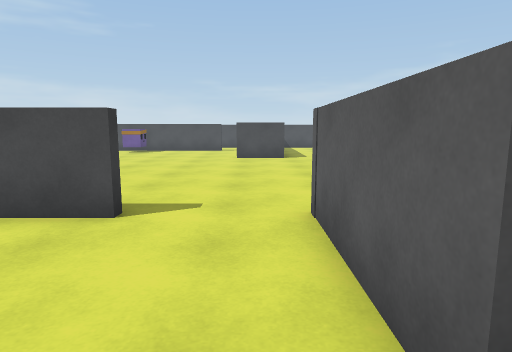
view 1 (above)

24 first-person views from a walk through a 3-D level made in the Unity game engine. The camera is 1.3 m above the floor, tilts 8° down and sees 75° across. The floor is counted in squares, 1 m on a side. Each view is taken from the middle of a square. On the plan, view 1 faces up. The plan holds only what a view shows up to about 14 squares ahead; the rest is blank. The place goes on beyond the plan.

view 2
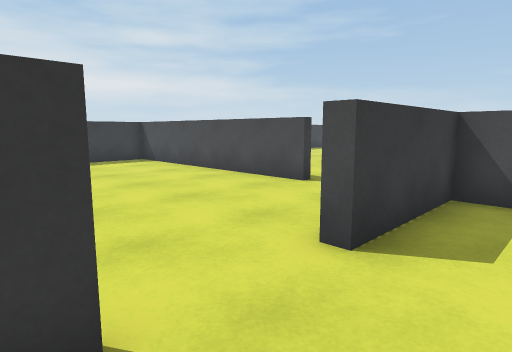

view 3
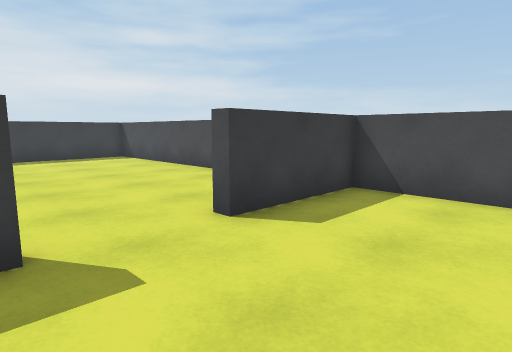

view 4
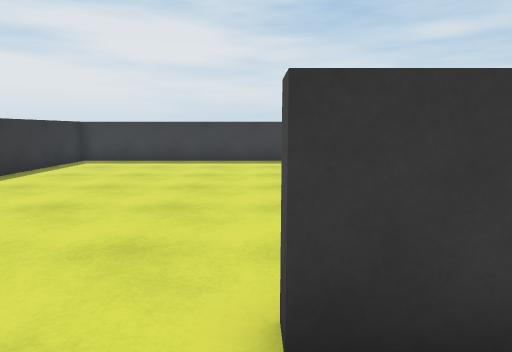

view 5
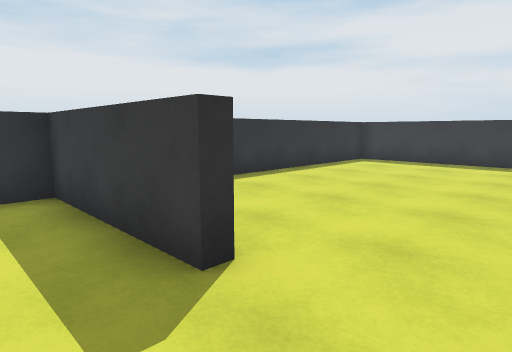

view 6
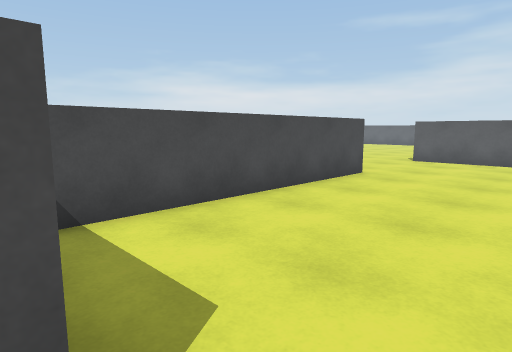

view 7
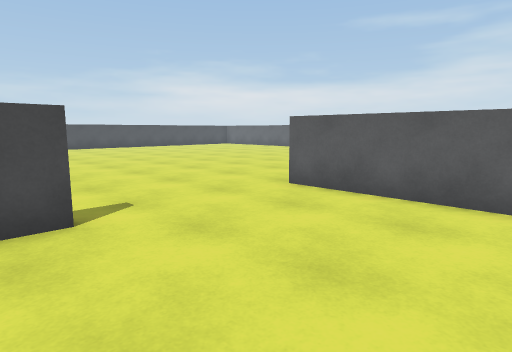

view 8
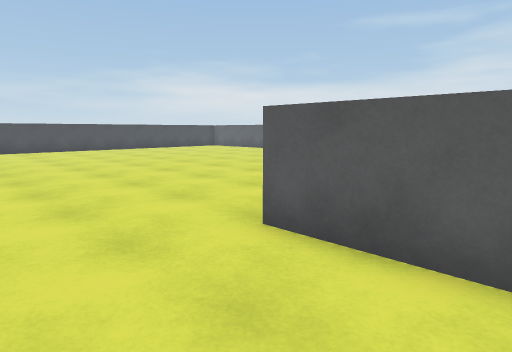

view 9
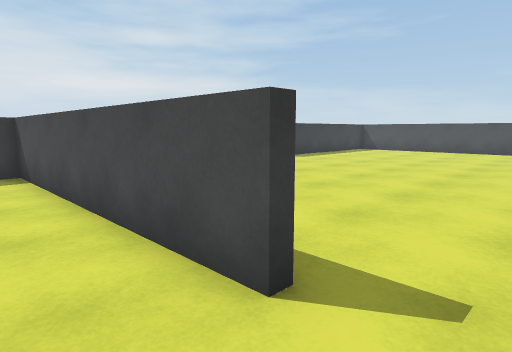

view 10
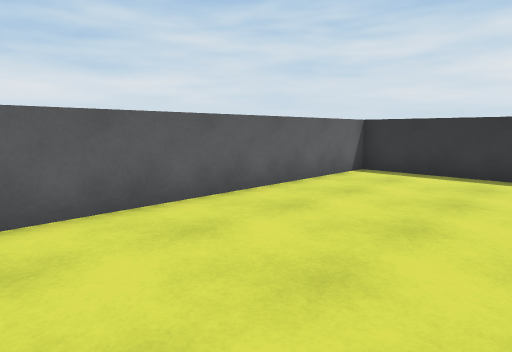

view 11
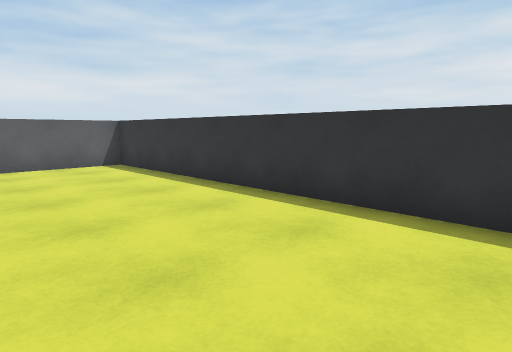

view 12
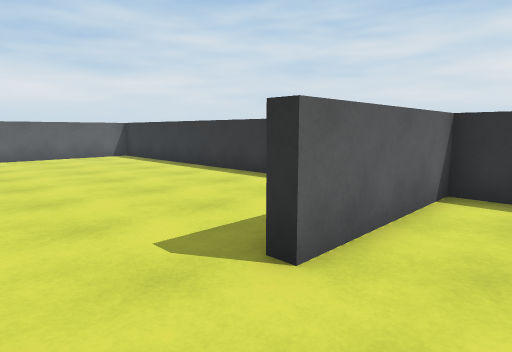

view 13
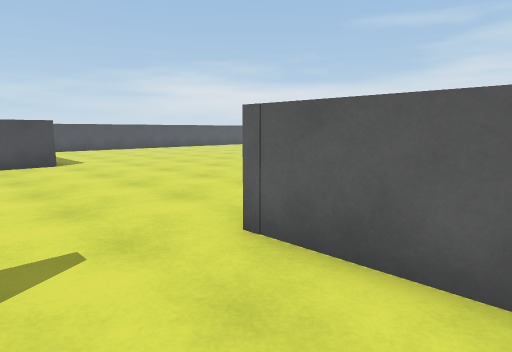

view 14
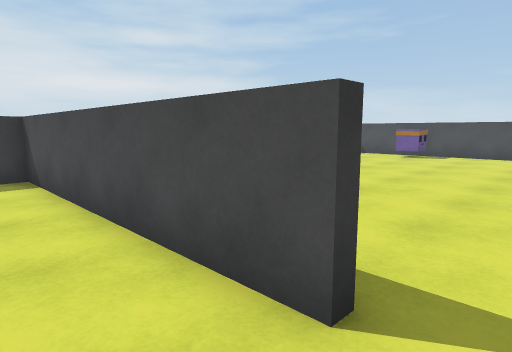

view 15
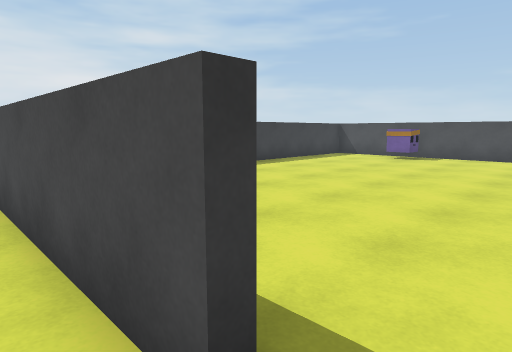

view 16
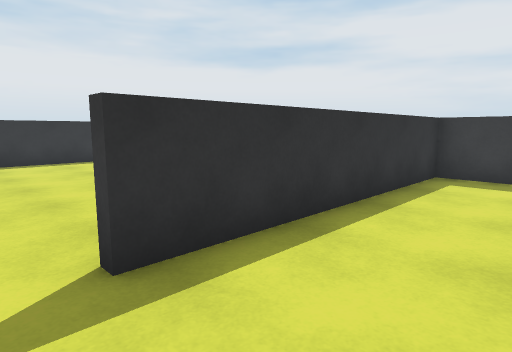

view 17
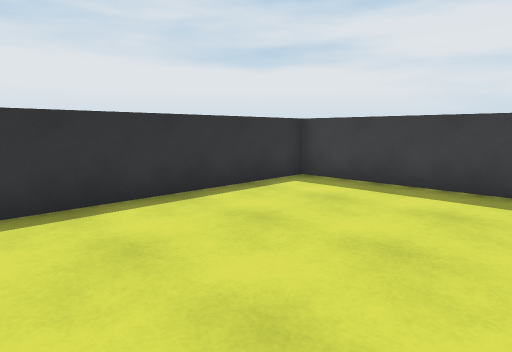

view 18
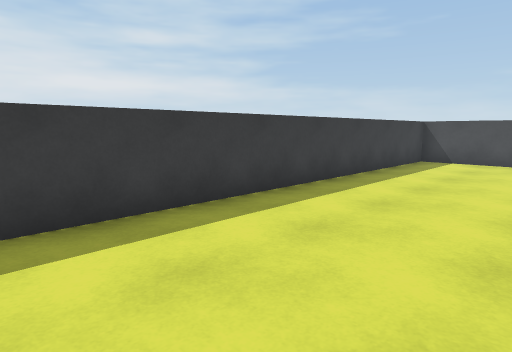

view 19
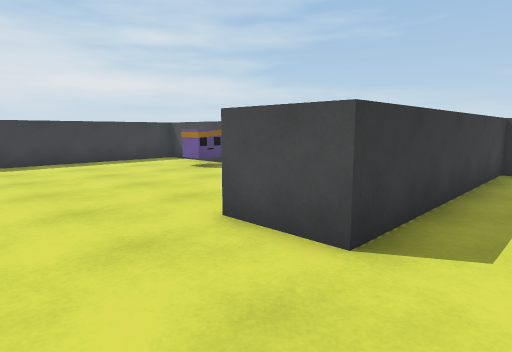

view 20
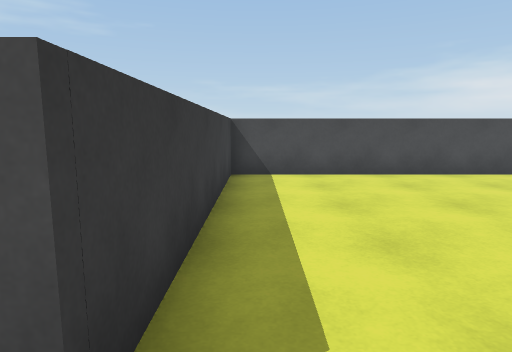

view 21
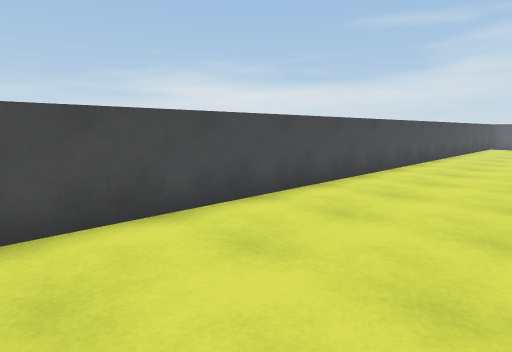

view 22
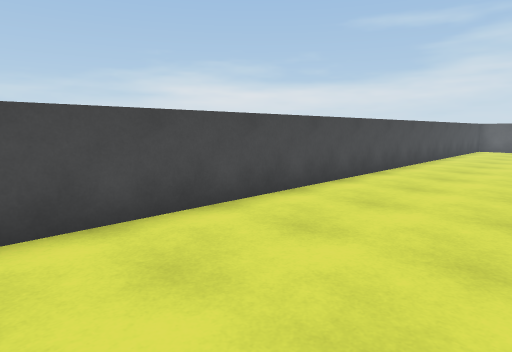

view 23
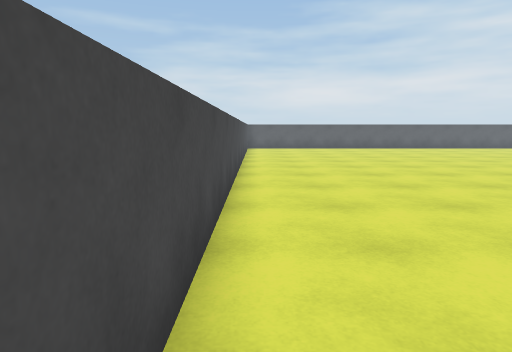

view 24
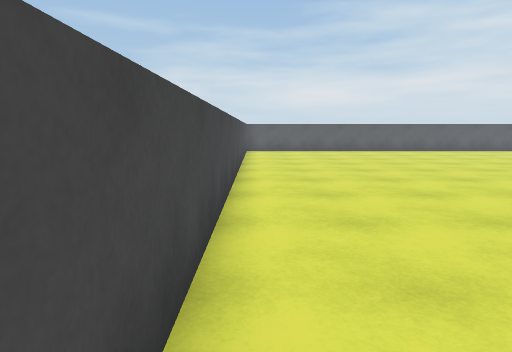

### Floor plan
Points are (right, up) in squares from view 1. A wall is a line through its corners. A room is listed if a view was taken in it or the views show most of it. See-through windows are left out.
Room 1 (views 1, 12, 13, 14)
walls: (0.9, 1.2) (0.9, 3.4); (-2, 4.8) (-10.8, 4.8) (-10.8, -6.2) (-2.8, -6.2); (-0.1, -6.2) (0.9, -6.2) (0.9, -1.4)
ways out: opening at (-0.2, 2.2) to room 2
Room 2 (views 2, 3, 4, 5, 6, 7, 8, 9, 10, 11, 15, 16, 17, 18, 19, 20, 21, 22, 23, 24)
walls: (10.4, 4.8) (1.3, 4.8) (1.3, 1.2) (0.9, 1.2); (0.9, 3.4) (0.9, 5.1); (-3.1, 20.3) (-4.9, 20.3); (0.9, -1.4) (1.3, -1.4) (1.3, -6.2) (15.2, -6.2) (15.2, 5.1); (-7.1, 20.3) (-10.8, 20.3) (-10.8, 5.1) (-2, 5.1); (20.5, 23.5) (1.3, 23.5) (1.3, 15.2) (-0.9, 15.2)
ways out: opening at (-0.2, 2.2) to room 1
objects: other object (-7, 19)

Where each view was taken, in squares from view 1:
view 1: 0 up, 0 right, facing up
view 2: 2 down, 3 right, facing up-left
view 3: 2 down, 5 right, facing up-left
view 4: 1 up, 3 right, facing left
view 5: 1 up, 3 right, facing down-left
view 6: 0 up, 1 right, facing up-right
view 7: 0 up, 9 right, facing up-right
view 8: 2 up, 12 right, facing up-right
view 9: 3 up, 12 right, facing up-left
view 10: 4 up, 10 right, facing down-right
view 11: 1 down, 3 right, facing down-right
view 12: 1 up, 1 left, facing down-right
view 13: 2 up, 2 left, facing up-right
view 14: 3 up, 1 left, facing up-left
view 15: 4 up, 1 left, facing up-left
view 16: 8 up, 1 left, facing down-left
view 17: 11 up, 3 left, facing down-left
view 18: 6 up, 6 left, facing up-left
view 19: 12 up, 3 right, facing up-left
view 20: 14 up, 2 right, facing up
view 21: 19 up, 3 right, facing up-right
view 22: 19 up, 6 right, facing up-right
view 23: 23 up, 6 right, facing right
view 24: 23 up, 9 right, facing right
